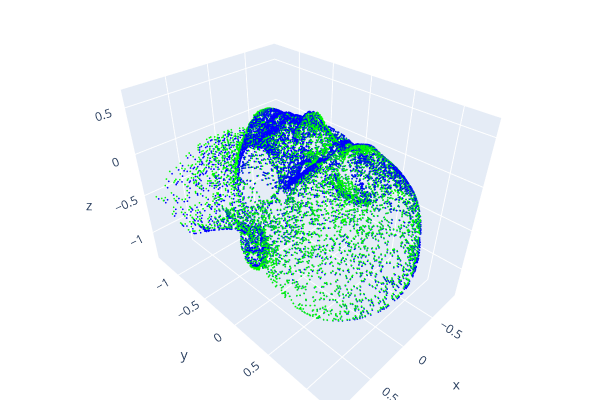

Source (notebook cell):
### Markdown cell above
### Visualize morphed ref w/ predicted coeffs vs. gt coeffs

### Code cell
pred_morphed_data = output_dict["morphed_full"]

if torch.is_tensor(pred_morphed_data):
    pred_morphed_data = pred_morphed_data.detach().cpu().numpy()
if pred_morphed_data.ndim == 3:
    pred_morphed_data = pred_morphed_data.squeeze(0)

pred_morphed_pcd = o3d.geometry.PointCloud()
pred_morphed_pcd.points = o3d.utility.Vector3dVector(pred_morphed_data)
pred_morphed_pcd.estimate_normals()
pred_morphed_pcd.paint_uniform_color([0.0, 1.0, 0.0]) # Green = Predicted Model Output

recon_gt_data = output_dict["recon_gt_points"]
if torch.is_tensor(recon_gt_data):
    recon_gt_data = recon_gt_data.detach().cpu().numpy()
if recon_gt_data.ndim == 3:
    recon_gt_data = recon_gt_data.squeeze(0)

recon_gt_pcd = o3d.geometry.PointCloud()
recon_gt_pcd.points = o3d.utility.Vector3dVector(recon_gt_data)
recon_gt_pcd.estimate_normals()
recon_gt_pcd.paint_uniform_color([0.0, 0.0, 1.0]) # Blue = GT PCA Reconstruction

print("Visualizing: Predicted Morphed Shape (Green) vs Ground Truth PCA Reconstruction (Blue)")
o3d.visualization.draw_plotly([pred_morphed_pcd, recon_gt_pcd])

### Figure 1 — Plotly figure (JSON) as saved in the notebook; plotly's stock layout.template omitted (floating-point values rounded to 4 significant figures; data arrays with more than 128 entries replaced by an {"elided": "..."} marker saying what was removed)
{"data": [{"marker": {"color": {"elided": "10788x3 float values"}, "size": 1}, "mode": "markers", "type": "scatter3d", "x": {"elided": "10788 float values"}, "y": {"elided": "10788 float values"}, "z": {"elided": "10788 float values"}}, {"marker": {"color": {"elided": "10788x3 float values"}, "size": 1}, "mode": "markers", "type": "scatter3d", "x": {"elided": "10788 float values"}, "y": {"elided": "10788 float values"}, "z": {"elided": "10788 float values"}}], "layout": {"height": 400, "margin": {"b": 0, "l": 0, "r": 0, "t": 0}, "scene": {"camera": {"center": {"x": 0, "y": 0, "z": 0}, "up": {"x": 0, "y": 0, "z": 1}}}, "showlegend": false, "width": 600}}
